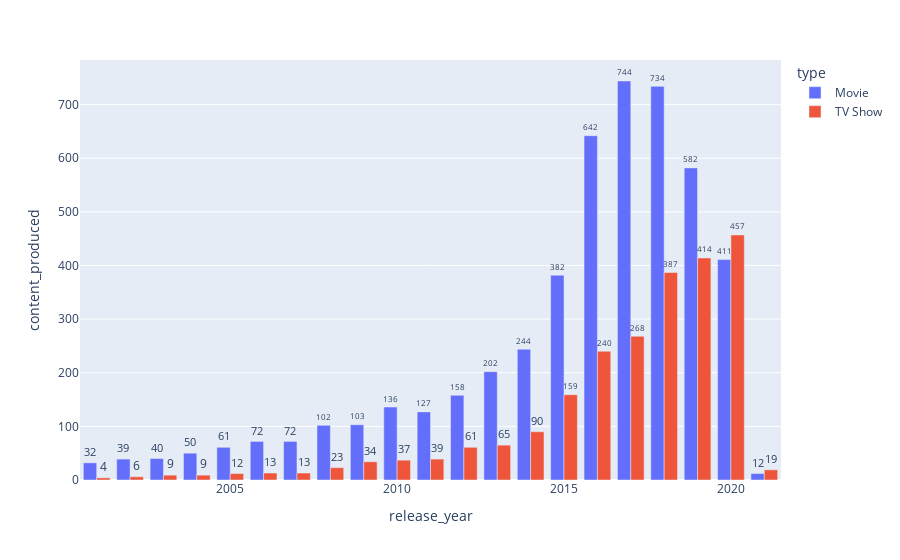

Notebook code cell kept with this figure:
### Markdown cell above
From the results above it clearly shows that netflix has more movies than TV shows

### Code cell
#Comparing different content on Netflix from the year 2000

data['content_produced']=1

dataset = data.pivot_table(index=["type","release_year"],values="content_produced",aggfunc="sum",fill_value=0)

dataset = dataset.reset_index()

fig = px.bar(dataset[dataset['release_year']>2000],x="release_year",y="content_produced",color="type",text="content_produced")
fig.update_layout(barmode='group')
fig.update_traces(textposition='outside')
fig.show()

### Figure 1 — Plotly figure (JSON) as saved in the notebook; plotly's stock layout.template omitted (floating-point values rounded to 4 significant figures)
{"data": [{"alignmentgroup": "True", "hovertemplate": "type=Movie<br>release_year=%{x}<br>content_produced=%{text}<extra></extra>", "legendgroup": "Movie", "marker": {"color": "#636efa"}, "name": "Movie", "offsetgroup": "Movie", "orientation": "v", "showlegend": true, "text": [32, 39, 40, 50, 61, 72, 72, 102, 103, 136, 127, 158, 202, 244, 382, 642, 744, 734, 582, 411, 12], "textposition": "outside", "type": "bar", "x": [2001, 2002, 2003, 2004, 2005, 2006, 2007, 2008, 2009, 2010, 2011, 2012, 2013, 2014, 2015, 2016, 2017, 2018, 2019, 2020, 2021], "xaxis": "x", "y": [32, 39, 40, 50, 61, 72, 72, 102, 103, 136, 127, 158, 202, 244, 382, 642, 744, 734, 582, 411, 12], "yaxis": "y"}, {"alignmentgroup": "True", "hovertemplate": "type=TV Show<br>release_year=%{x}<br>content_produced=%{text}<extra></extra>", "legendgroup": "TV Show", "marker": {"color": "#EF553B"}, "name": "TV Show", "offsetgroup": "TV Show", "orientation": "v", "showlegend": true, "text": [4, 6, 9, 9, 12, 13, 13, 23, 34, 37, 39, 61, 65, 90, 159, 240, 268, 387, 414, 457, 19], "textposition": "outside", "type": "bar", "x": [2001, 2002, 2003, 2004, 2005, 2006, 2007, 2008, 2009, 2010, 2011, 2012, 2013, 2014, 2015, 2016, 2017, 2018, 2019, 2020, 2021], "xaxis": "x", "y": [4, 6, 9, 9, 12, 13, 13, 23, 34, 37, 39, 61, 65, 90, 159, 240, 268, 387, 414, 457, 19], "yaxis": "y"}], "layout": {"barmode": "group", "legend": {"title": {"text": "type"}, "tracegroupgap": 0}, "margin": {"t": 60}, "xaxis": {"anchor": "y", "domain": [0, 1], "title": {"text": "release_year"}}, "yaxis": {"anchor": "x", "domain": [0, 1], "title": {"text": "content_produced"}}}}
